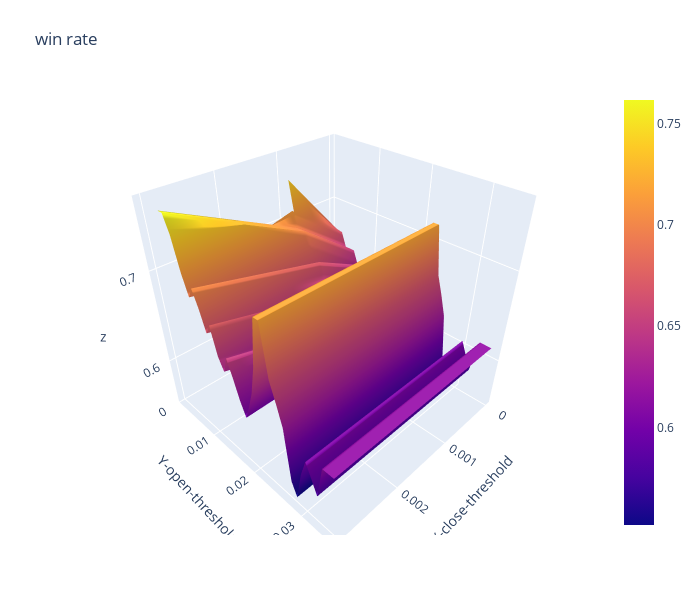

Write notebook code for a chart like this one.
### Code cell
import plotly.graph_objects as go

x_data = df_win_rate.columns.to_list() # close threshold

y_data = df_win_rate.index.to_list() # open threshold

z_data = df_win_rate.copy(deep=True) # win rate

fig = go.Figure(data=[go.Surface(z=z_data.values,x=x_data,y=y_data)])

fig.update_layout(title="win rate", # 标题
                  autosize=False,  # 尺度自动缩放
                  width=700,  # 长宽
                  height=600,
                  margin=dict(l=65,r=50,b=65,t=90),  # 4个位置的距离
                  scene=dict(xaxis_title='X-close-threshold',yaxis_title='Y-open-threshold')
                 )

fig.show()

### Figure 1 — Plotly figure (JSON) as saved in the notebook; plotly's stock layout.template omitted (floating-point values rounded to 4 significant figures; data arrays with more than 128 entries replaced by an {"elided": "..."} marker saying what was removed)
{"data": [{"type": "surface", "x": [0, 0.001, 0.002, 0.003], "y": [0.001, 0.002, 0.003, 0.004, 0.005, 0.006, 0.007, 0.008, 0.009, 0.01, 0.011, 0.012, 0.013, 0.014, 0.015, 0.016, 0.017, 0.018, 0.019, 0.02, 0.021, 0.022, 0.023, 0.024, 0.025, 0.026, 0.027, 0.028, 0.029, 0.03, 0.031, 0.032, 0.033, 0.034, 0.035], "z": {"elided": "35x4 float values"}}], "layout": {"autosize": false, "height": 600, "margin": {"b": 65, "l": 65, "r": 50, "t": 90}, "scene": {"xaxis": {"title": {"text": "X-close-threshold"}}, "yaxis": {"title": {"text": "Y-open-threshold"}}}, "title": {"text": "win rate"}, "width": 700}}
